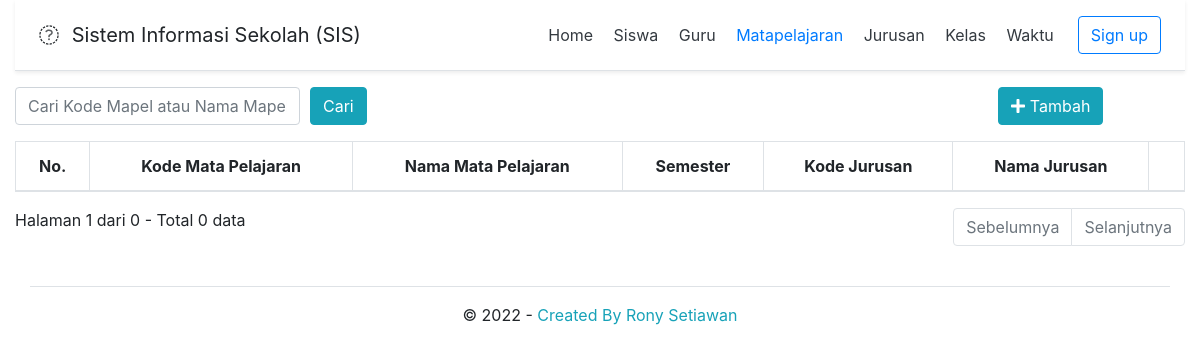
The app's page /?page=mapel, older data.
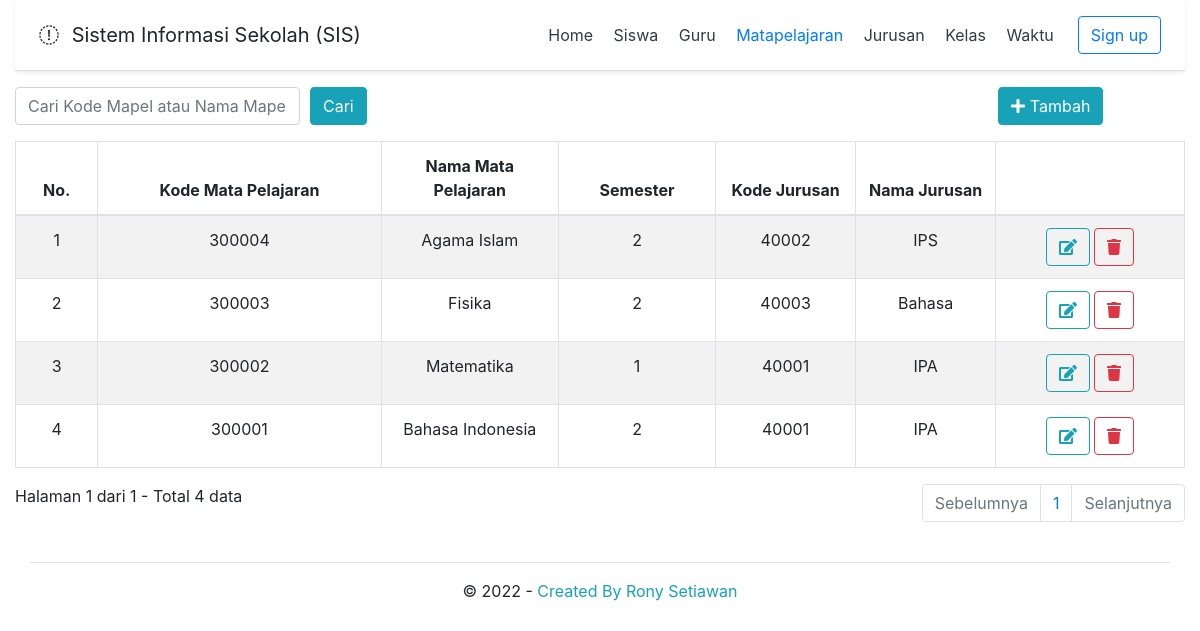
The same page, newer data.
### tables this page shows
CREATE TABLE `tbl_mapel` (
  `kode_mapel` varchar(6) NOT NULL,
  `nama_mapel` varchar(30) NOT NULL,
  `semester` int(11) NOT NULL,
  `kode_jurusan` varchar(5) NOT NULL
);

CREATE TABLE `tbl_jurusan` (
  `kode_jurusan` varchar(5) NOT NULL,
  `nama_jurusan` varchar(25) NOT NULL
);

### mapel.php (the view, shortened to what this page needs)
<?php
if (isset($_POST['cari'])) {
  $cari = $_POST['cari'];
}
else {
  $cari = "";
}
?>
<div class="row">
  <div class="col-md-12">
    <form class="mb-3" action="index.php" method="post">
      <div class="form-row">
        <div class="col-3">
          <input type="text" class="form-control" name="cari" placeholder="Cari Kode Mapel atau Nama Mapel" value="<?= $cari; ?>">
        </div>
        <div class="col-7">
          <button type="submit" class="btn btn-info">Cari</button>
        </div>
        <div class="col-2">
          <a class="btn btn-info" href="?page=mapelTambah" role="button"><i class="fas fa-plus"></i> Tambah</a>
        </div>
      </div>
    </form>
    <table class="table table-striped table-bordered">
      <thead>
        <tr>
          <th>No.</th>
          <th>Kode Mata Pelajaran</th>
          <th>Nama Mata Pelajaran</th>
          <th>Semester</th>
          <th>Kode Jurusan</th>
          <th>Nama Jurusan</th>
          <th></th>
        </tr>
      </thead>
      <tbody>
        <?php
        $batas = 5;
        if (isset($cari)) {
          $query_jumlah = mysqli_query($db, "SELECT count(kode_mapel) as jumlah FROM tbl_mapel WHERE kode_mapel LIKE '%$cari%' OR nama_mapel LIKE '%$cari%'")
            or die('Ada kesalahan pada query jumlah_record: ' . mysqli_error($db));
        }
        else {
          $query_jumlah = mysqli_query($db, "SELECT count(kode_mapel) as jumlah FROM tbl_mapel")
            or die('Ada kesalahan pada query jumlah_record: ' . mysqli_error($db));
        }
        $data_jumlah = mysqli_fetch_assoc($query_jumlah);
        $jumlah      = $data_jumlah['jumlah'];
        $halaman     = ceil($jumlah / $batas);
        $page        = (isset($_GET['hal'])) ? (int)$_GET['hal'] : 1;
        $mulai       = ($page - 1) * $batas;
        $no = $mulai + 1;
        if (isset($cari)) {
          $query = mysqli_query($db, "SELECT * FROM tbl_mapel tm INNER JOIN tbl_jurusan tj ON tj.kode_jurusan = tm.kode_jurusan  WHERE kode_mapel LIKE '%$cari%' OR nama_mapel LIKE '%$cari%'  ORDER BY kode_mapel DESC LIMIT $mulai, $batas")
            or die('Ada kesalahan pada query siswa: ' . mysqli_error($db));
        }
        else {
          $query = mysqli_query($db, "SELECT * FROM tbl_mapel tm INNER JOIN tbl_jurusan tj ON tj.kode_jurusan=tm.kode_jurusan ORDER BY kode_mapel DESC LIMIT $mulai, $batas");
        }
        while ($data = mysqli_fetch_assoc($query)) { ?>
          <tr>
            <td width="30" class="center"><?= $no; ?></td>
            <td width="180" class="center"><?= $data['kode_mapel']; ?></td>
            <td width="80" class="center"><?= $data['nama_mapel']; ?></td>
            <td width="80" class="center"><?= $data['semester']; ?></td>
            <td width="80" class="center"><?= $data['kode_jurusan']; ?></td>
            <td width="80" class="center"><?= $data['nama_jurusan']; ?></td>
            <td width="120" class="center">
              <a title="Ubah" class="btn btn-outline-info" href="?page=mapelUbah&kode_mapel=<?= $data['kode_mapel']; ?>"><i class="fas fa-edit"></i></a>
              <a title="Hapus" class="btn btn-outline-danger" href="mapel_proses_hapus.php?kode_mapel=<?= $data['kode_mapel']; ?>" onclick="return confirm('Anda yakin ingin menghapus mapel <?= $data['nama_mapel']; ?>?');"><i class="fas fa-trash"></i></a>
            </td>
          </tr>
        <?php
          $no++;
        } ?>
      </tbody>
    </table>
    <?php
    if (empty($_GET['hal'])) {
      $halaman_aktif = '1';
    }
    else {
      $halaman_aktif = $_GET['hal'];
    }
    ?>
    <div class="row">
      <div class="col">
        <a>
          Halaman <?= $halaman_aktif; ?> dari <?= $halaman; ?> -
          Total <?= $jumlah; ?> data
        </a>
      </div>
      <div class="col">
        <nav aria-label="Page navigation example">
          <ul class="pagination justify-content-end">
            <?php
            if ($halaman_aktif <= '1') { ?>
              <li class="page-item disabled"> <span class="page-link">Sebelumnya</span></li>
            <?php
            }
            else { ?>
              <li class="page-item"><a class="page-link" href="?page=mapel&hal=<?= $page - 1 ?>">Sebelumnya</a></li>
            <?php } ?>
            <?php
            for ($x = 1; $x <= $halaman; $x++) { ?>
              <li class="page-item"><a class="page-link" href="?page=mapel&hal=<?= $x ?>"><?= $x ?></a></li>
            <?php } ?>
            <?php
            if ($halaman_aktif >= $halaman) { ?>
              <li class="page-item disabled"> <span class="page-link">Selanjutnya</span></li>
            <?php
            }
            else { ?>
              <li class="page-item"><a class="page-link" href="?page=mapel&hal=<?= $page + 1 ?>">Selanjutnya</a></li>
            <?php } ?>
          </ul>
        </nav>
      </div>
    </div>
  </div>
</div>

### index.php (shortened to what this page needs)
<?php
require_once "config/database.php";
?>
<!doctype html>
<html lang="en">
<head>
  <link rel="stylesheet" type="text/css" href="assets/plugins/bootstrap-4.1.3/css/bootstrap.min.css">
  <link rel="stylesheet" type="text/css" href="assets/plugins/datepicker/css/datepicker.min.css">
  <link rel="stylesheet" type="text/css" href="assets/plugins/all.min.css">
  <link rel="stylesheet" type="text/css" href="assets/css/style.css">
</head>
<body>
  <div class="container-fluid">
    <div class="d-flex flex-column flex-md-row align-items-center p-3 px-md-4 mb-3 bg-white border-bottom shadow-sm">
      <h5 class="my-0 mr-md-auto font-weight-normal"><i class="fas fa-ethernet title-icon"></i> Sistem Informasi Sekolah (SIS)</h5>
      <nav class="my-2 my-md-0 mr-md-3">
        <a class="p-2 <?= (empty($_GET["page"])) ? "text-primary" : "text-dark" ?>" href="./">Home</a>
        <a class="p-2 <?= (isset($_GET["page"]) && $_GET["page"] === "siswa") ? "text-primary" : "text-dark" ?>" href="?page=siswa">Siswa</a>
        <a class="p-2 <?= (isset($_GET["page"]) && $_GET["page"] === "guru") ? "text-primary" : "text-dark" ?>" href="?page=guru">Guru</a>
        <a class="p-2 <?= (isset($_GET["page"]) && $_GET["page"] === "mapel") ? "text-primary" : "text-dark" ?>" href="?page=mapel">Matapelajaran</a>
        <a class="p-2 <?= (isset($_GET["page"]) && $_GET["page"] === "jurusan") ? "text-primary" : "text-dark" ?>" href="?page=jurusan">Jurusan</a>
        <a class="p-2 <?= (isset($_GET["page"]) && $_GET["page"] === "kelas") ? "text-primary" : "text-dark" ?>" href="?page=kelas">Kelas</a>
        <a class="p-2 <?= (isset($_GET["page"]) && $_GET["page"] === "waktu") ? "text-primary" : "text-dark" ?>" href="?page=waktu">Waktu</a>
      </nav>
      <a class="btn btn-outline-primary" href="#">Sign up</a>
    </div>
  </div>
  <div class="container-fluid">
    <?php
    if (empty($_GET['page'])) {
      include "home.php";
    } elseif ($_GET['page'] == 'siswa') {
      include "siswa.php";
    } elseif ($_GET['page'] == "siswaTambah") {
      include "siswa_form_tambah.php";
    } elseif ($_GET['page'] == "siswaUbah") {
      include "siswa_form_ubah.php";
    }
    elseif ($_GET['page'] == 'guru') {
      include "guru.php";
    } elseif ($_GET['page'] == "guruTambah") {
      include "guru_form_tambah.php";
    } elseif ($_GET['page'] == "guruUbah") {
      include "guru_form_ubah.php";
    }
    elseif ($_GET['page'] == 'mapel') {
      include "mapel.php";
    } elseif ($_GET['page'] == "mapelTambah") {
      include "mapel_form_tambah.php";
    } elseif ($_GET['page'] == "mapelUbah") {
      include "mapel_form_ubah.php";
    }
    elseif ($_GET['page'] == 'jurusan') {
      include "jurusan.php";
    } elseif ($_GET['page'] == "jurusanTambah") {
      include "jurusan_form_tambah.php";
    } elseif ($_GET['page'] == "jurusanUbah") {
      include "jurusan_form_ubah.php";
    }
    elseif ($_GET['page'] == 'kelas') {
      include "kelas.php";
    } elseif ($_GET['page'] == "kelasTambah") {
      include "kelas_form_tambah.php";
    } elseif ($_GET['page'] == "kelasUbah") {
      include "kelas_form_ubah.php";
    }
    elseif ($_GET['page'] == 'waktu') {
      include "waktu.php";
    } elseif ($_GET['page'] == "waktuTambah") {
      include "waktu_form_tambah.php";
    } elseif ($_GET['page'] == "waktuUbah") {
      include "waktu_form_ubah.php";
    }
    else {
      include "not_found.php";
    }
    ?>
    <div class="container-fluid">
      <footer class="pt-4 my-md-4 pt-md-3 border-top">
        <div class="row">
          <div class="col-12 col-md center">&copy; 2022 - <a class="text-info" href="https://rony100801.github.io">Created By Rony Setiawan</a>
          </div>
        </div>
      </footer>
    </div>
</body>
</html>

### assets/css/style.css (style rules this page uses)
.table thead th { vertical-align: bottom; border-bottom: 2px solid #dee2e6; text-align: center; }
.center { text-align: center; }
.title-icon { margin-right: 7px; }

Row changes from the older to the newer data that the page shows:
added tbl_mapel: kode_mapel "300004", nama_mapel "Agama Islam", semester "2", kode_jurusan.kode_jurusan "40002", kode_jurusan.nama_jurusan "IPS"
added tbl_mapel: kode_mapel "300003", nama_mapel "Fisika", semester "2", kode_jurusan.kode_jurusan "40003", kode_jurusan.nama_jurusan "Bahasa"
added tbl_mapel: kode_mapel "300002", nama_mapel "Matematika", semester "1", kode_jurusan.kode_jurusan "40001", kode_jurusan.nama_jurusan "IPA"
added tbl_mapel: kode_mapel "300001", nama_mapel "Bahasa Indonesia", semester "2", kode_jurusan.kode_jurusan "40001", kode_jurusan.nama_jurusan "IPA"
Text that changed along with them:
$halaman: "0" → "1"
$jumlah: "0" → "4"
new list line: "1"
